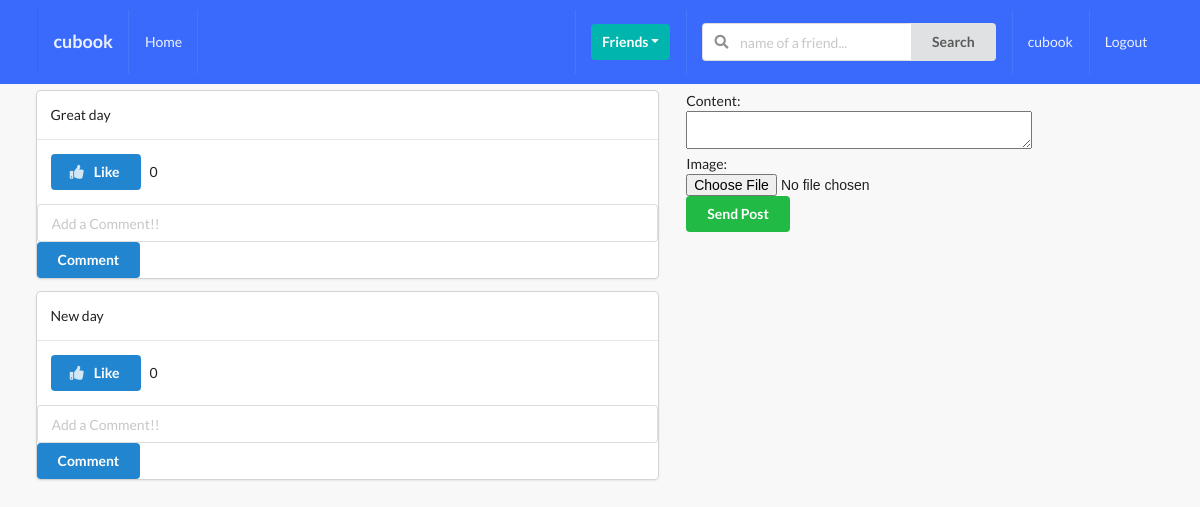
The page /posts/ (signed in) on the database as committed earlier.
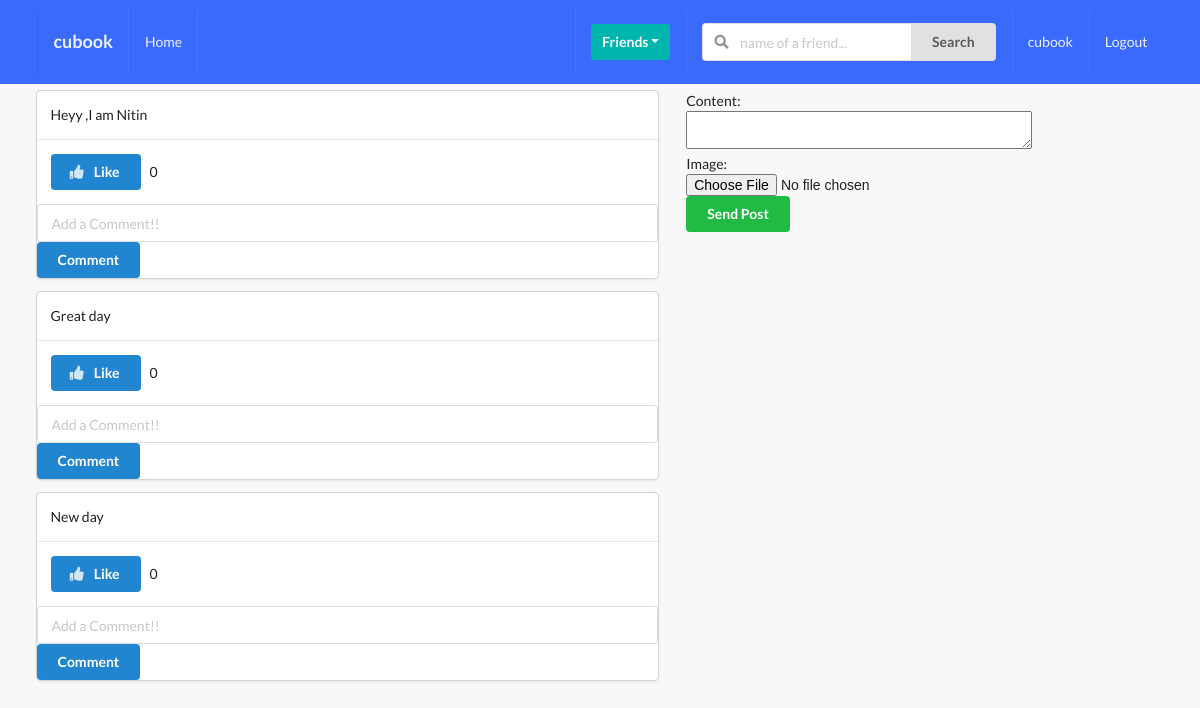
The same page on the database as committed later.
### posts/models.py (models this page shows, shortened)
class Post(models.Model):
    content = models.TextField()
    image = models.ImageField(upload_to='posts',validators=[FileExtensionValidator(['png','jpg','jpeg','gif'])], blank=True)
    liked = models.ManyToManyField(Profile,blank = True,related_name = 'likes')
    updated = models.DateTimeField(auto_now = True)
    created = models.DateTimeField(auto_now_add = True)
    author = models.ForeignKey(Profile, on_delete = models.CASCADE,related_name='posts')
    def num_likes(self):
        return self.liked.all().count()
    class Meta:
        ordering = ('-created',)

### posts/views.py (the view)
# urls.py: path('',post_comment_create_and_list_view,name='main-post-view'),
def post_comment_create_and_list_view(request):
    qs = Post.objects.all()
    profile = Profile.objects.get(user=request.user)
    p_form = PostModelForm(request.POST or None ,request.FILES or None)
    c_form = CommentModelForm(request.POST or None)
    profile = Profile.objects.get(user=request.user)
    if p_form.is_valid():
        instance= p_form.save(commit=False)
        instance.author=profile
        instance.save()
        p_form=PostModelForm()
    context={
        'qs': qs,
        'profile': profile,
        'p_form':p_form,
        'c_form':c_form,
    }
    return render(request,'posts/main.html',context)

### posts/forms.py
class PostModelForm(forms.ModelForm):
    content = forms.CharField(widget=forms.Textarea(attrs={'rows':2}))
    class Meta:
        model=Post
        fields = ('content','image')

class CommentModelForm(forms.ModelForm):
    body = forms.CharField(label='',
                             widget=forms.TextInput(attrs={'placeholder':'Add a Comment!!'}))
    class Meta:
        model = Comment
        fields=('body',)

### posts/templates/posts/main.html (shortened to what this page needs)
{% extends 'base.html' %}
{% block content %}
<div class="ui grid">
    <div class="row ">
        <div class="nine wide column">
            {% for obj in qs %}
                   <div class="ui fluid card">
                       <div class="content">
                           {{obj.content}}
                        </div>
                        <div class="content">
                            <form action="{% url 'posts:like-post-view' %}" method="POST">
                                <button type="submit" class="ui primary button ">
                                    {% if profile not in obj.liked.all %}
                                          <i class="thumbs up icon"></i>&nbsp;Like
                                    {% else %}
                                          <i class="thumbs down icon"></i>&nbsp;Unlike
                                    {% endif %}
                                </button>
                                &nbsp;{{obj.num_likes}}
                            </form>
                        </div>
                          <form action="" method="POST" class="ui form">
                          {{c_form}}
                          <button class="ui primary button">Comment</button>
                    </div>
            {% endfor %}
        </div>
        <div class="four wide column">
            <form action="" method="POST" class="ui form" enctype="multipart/form-data">
                {{p_form}}
                <button type='submit' class='ui button positive'>Send Post</button>
            </form>
        </div>
    </div>
</div>
{% endblock content %}

### templates/base.html (shortened to what this page needs)
{% load static %}
<!doctype html>
<html lang="en">
  <head>
    <link rel="stylesheet" type="text/css" href={% static "style.css" %}>
    <link rel="stylesheet" type='text/css' href="https://cdnjs.cloudflare.com/ajax/libs/semantic-ui/2.2.14/semantic.min.css">
  </head>
  <body>
    {% include 'main/navbar.html' %}
    <div class="ui container">
      {% block content %}
      {% endblock content %}
    </div>
  </body>
</html>

### templates/main/navbar.html (shortened to what this page needs)
<div class="ui inverted menu nav mb-7">
    <div class="ui container">
      <a href="" class="item">
          <h3>cubook</h3>
      </a>
      {% if request.user.is_authenticated %}
      <a href="" class="item">
          Home
      </a>
      {% endif %}
      <div class="right menu">
          {% if request.user.is_authenticated %}
          <div class="item">
              <div class="ui floating dropdown icon button teal"> Friends
                  <i class="dropdown icon"></i>
               </div>
          </div>
               <div class="item">
                <form action="" method="GET">
                  <div class="ui action left icon input">
                  <input class="prompt" type="text" name='q' placeholder="name of a friend...">
                  <button type='submit' class="ui button">Search</button>
                  </div>
              </form>
              </div>
              <a href="" class="item">
                   {{ request.user }}
              </a>
              <a href="" class="ui item">
                  Logout
              </a>
          {% else %}
          <a href="" class="ui item">
                  Login
              </a>
          {% endif %}
      </div>
    </div>
  </div>

### static_project/style.css (style rules this page uses)
body { background: #f8f8f8 !important; }
.nav { border-radius:0px !important; padding :10px 0 10px 0 !important; background-color: #396afc !important; }
.mb-7 { margin-bottom:7px !important; }

Rows that differ between the two databases and show on the page:
added Post: content "Heyy ,I am Nitin", shows "Like", num_likes "0"
